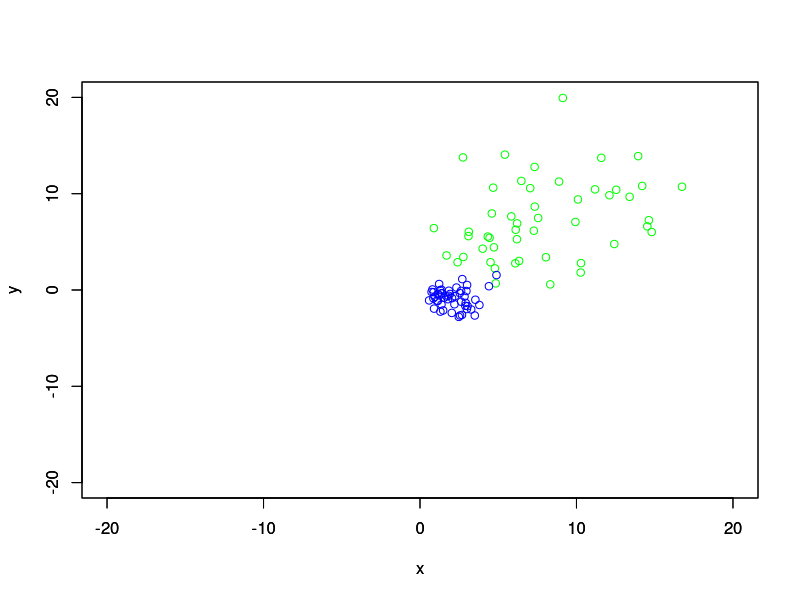

This chart was generated by the following R code:
# d <- data.frame(rep(c("A", "B"), each = 10), rnorm(20, rep(c(3.7, 6.5), each = 10)) )
# colnames(d) <- c("type", "weight")

# hist(rnorm(50, rep(1:5, each = 10))) # 正規分布の平均を、0.1 から 10まで 0.1 ずつ増やす

# x <- rep(c('Dog', 'Cat', 'Mouse'), each = 10) # Dog, Cat, Moust が10個ずつ並んだベクトル
# y <- sample(x, length(x))                     # 順番をシャッフルする

# d <- data.frame(rnorm(50, mean = 10, sd = 4),rnorm(50, mean = 10, sd = 4),
# 	rnorm(50, mean = 10, sd = 4),rnorm(50, mean = 10, sd = 4))
# colnames(d) <- c("a","b","c","d")


# ClassAves <- colMeans(d[,c(1:4)])
# dim(ClassAves)

# ClassCov <- cov(d[,c(1:4)])
# dim(ClassCov)

d <- data.frame(rnorm(50, mean = 5, sd = 2),rnorm(50, mean = 5, sd = 2))
colnames(d) <- c("x", "y")
# plot(d,col="red",xlim = c(-20, 20),ylim = c(-20, 20))
# par(new=T)
a <- matrix(c(1,2,1,2),2,2)
d <- a * d
plot(d,col="green",xlim = c(-20, 20),ylim = c(-20, 20))
par(new=T)
# dd <- scale(d)
# plot(dd,col="green")
ClassCov <- cov(d[,c(1:2)])
eg <- eigen(ClassCov)
A <- solve(eg$vectors) %*% ClassCov %*% eg$vectors
U <- svd(A)$u
V <- svd(A)$v
D <- diag(sqrt(svd(A)$d))
B <- solve(U %*% D %*% t(V)) 
d <- B %*% t(eg$vectors) %*% t(d)
ClassAves2 <- colMeans(t(d))
ClassCov2 <- cov(t(d))
plot(t(d),col="blue",xlim = c(-20, 20),ylim = c(-20, 20),xlab="x",ylab="y")


